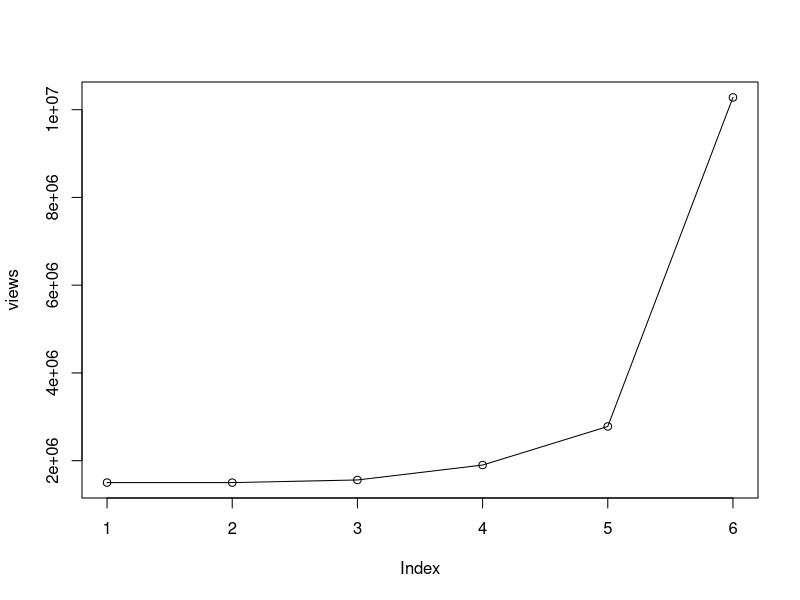

Write the R code that produced this figure.
## ---- chunk 1
views <- c(1500000, 1500000, 1560000, 1900000, 2780000, 10280000)
plot(views, type='o', col="black")
